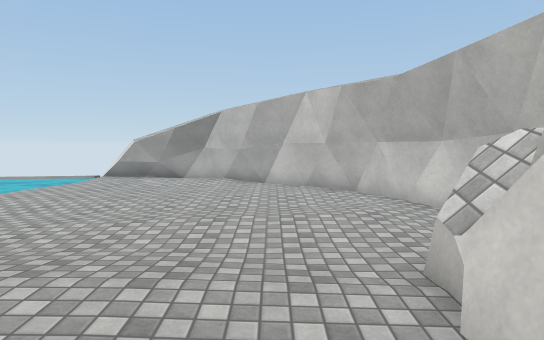
View 1 (above)

14 first-person views from a walk through a 3-D level made in the Unity game engine. The camera is 1.5 m above the floor, tilts 4° down and sees 75° across. The floor is counted in squares, 1 m on a side. Each view is taken from the middle of a square. On the plan, view 1 faces up. The plan holds only what a view shows up to about 16 squares ahead; the rest is blank. The place goes on beyond the plan. Surface patterns are stand-ins for the level's own textures.

View 2
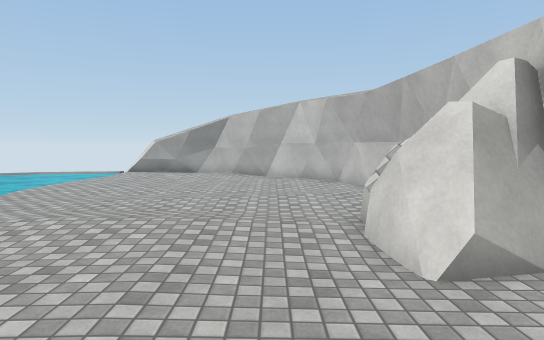

View 3
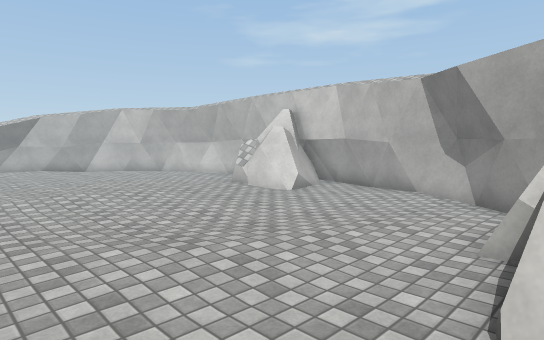

View 4
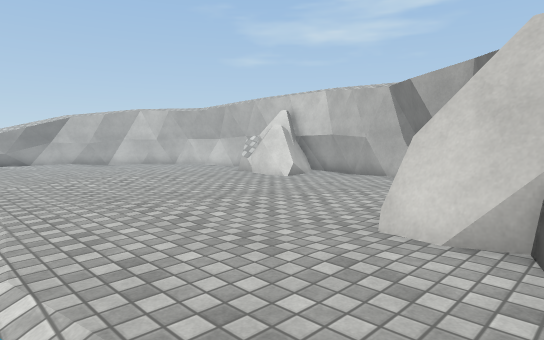

View 5
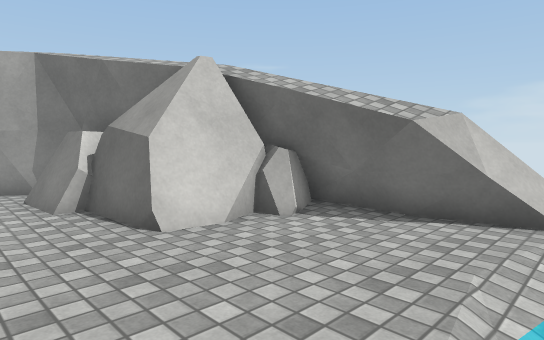

View 6
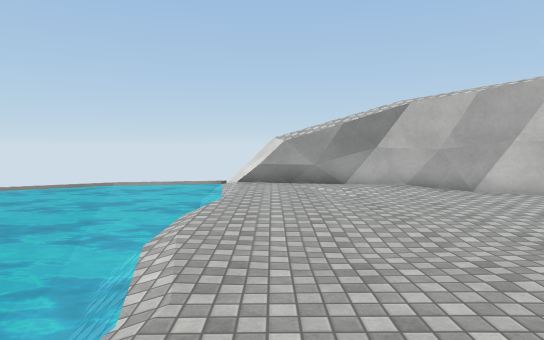

View 7
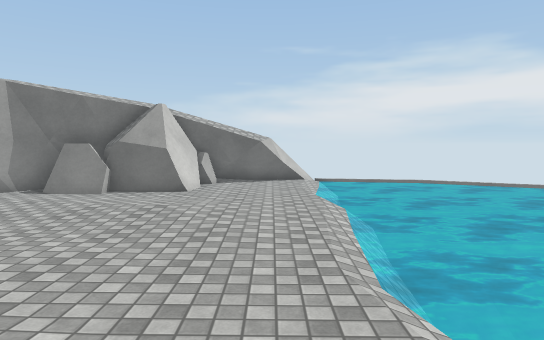

View 8
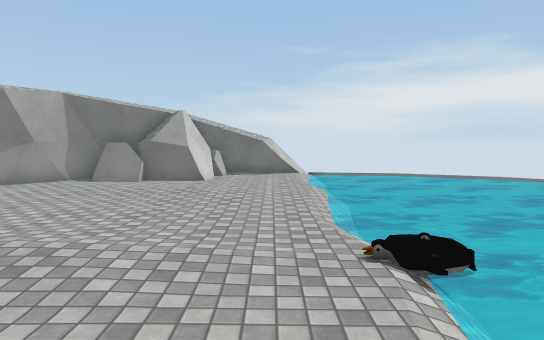

View 9
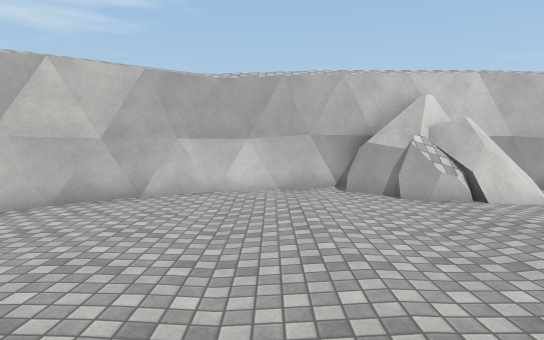

View 10
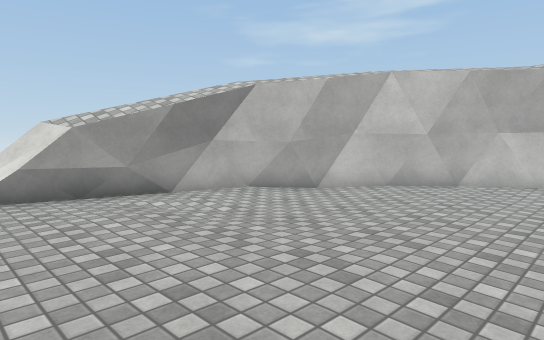

View 11
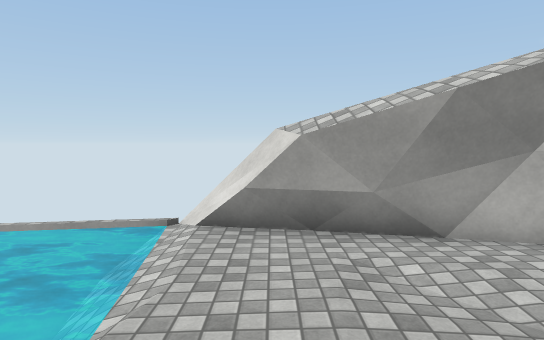

View 12
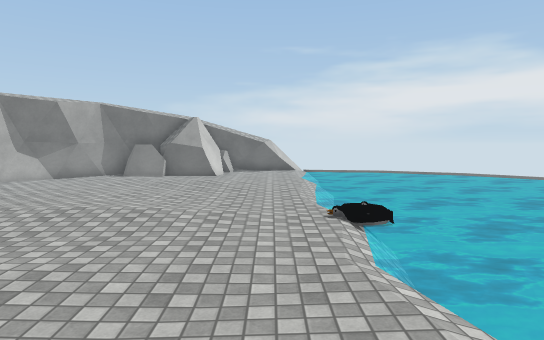

View 13
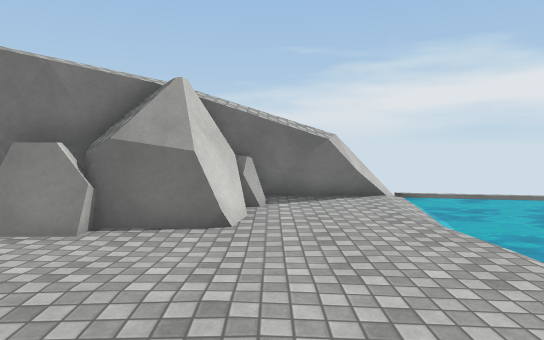

View 14
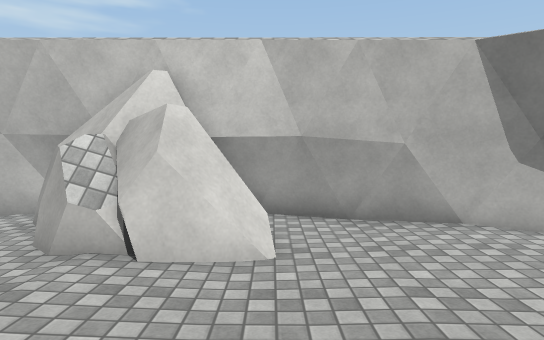

### Floor plan
Key: @ floor where view 1 was taken; # wall or solid block; . main floor; - floor 0.25 m lower than the main floor; / step, stairs or slope; ~ water the walk can cross; ≈ water the walk keeps out of; R rock; O other object.
Columns run from 10 left of view 1 to 5 right of it. Each row starts with its distance up from view 1.
 18 ≈/##
 17 ≈~.#####
 16 ≈~....####
 15 ≈~.......##
 14 ≈~........##
 13 ≈~.........##
 12 ≈-..........##
 11 ≈/...........##
 10 ≈/............#
  9 ≈/............##
  8 ≈~..-..........#
  7 ≈~.............#
  6 ≈≈.............#
  5 ≈~...........RR#
  4 ≈O..........RR R
  3 ≈ ..........RRRR
  2 ≈≈..........RRR#
  1 ≈≈/.........RR##
  0 ≈≈/.......@...##
 -1 ≈≈............#
 -2 ≈~............#
 -3 ≈~............#
 -4 ≈~...........##
 -5 ≈~..........##
 -6 ≈~......RRR##
 -7 ≈~....RRRR##
 -8 ≈~....RRR##
 -9 ≈~...#R#
-10 ≈-.#####
-11 ≈/##

Positions as (right, up) in squares from view 1, and headings:
1: (0, 0), facing up
2: (0, -3), facing up
3: (-7, -7), facing up-right
4: (-9, -9), facing up-right
5: (-9, -4), facing down-right
6: (-7, 3), facing up
7: (-7, 5), facing down
8: (-7, 8), facing down
9: (-7, 8), facing right
10: (-9, 8), facing up-right
11: (-7, 11), facing up
12: (-7, 11), facing down
13: (-5, 0), facing down
14: (-3, 1), facing right
